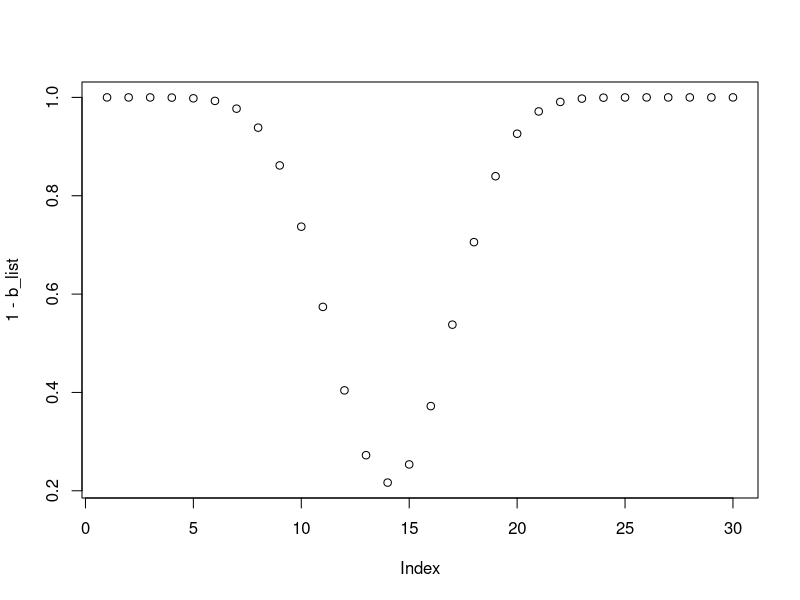

Generate this figure with R:
# Create data for population
dataset <- rnorm(n = 18, mean = 1845, sd = 100)

# Use population data to obtain a power curve graph

lower_lim <- 1845 - qnorm(0.95) * sd(dataset) / sqrt(length(dataset))
upper_lim <- 1845 + pnorm(0.95) * sd(dataset) / sqrt(length(dataset))
b_list <- c()

for (a in 1:30) {
  lower_dif <- (lower_lim - (1845 - 150 + a * 10)) * sqrt(length(dataset)) / sd(dataset)
  upper_dif <- (upper_lim - (1845 - 150 + a * 10)) * sqrt(length(dataset)) / sd(dataset)
  b <- 1 - pnorm(lower_dif) - pnorm(upper_dif, lower.tail = F)
  b_list <- c(b_list, b)
}

plot( 1 - b_list)

# This plot answers the question "if the null hypothesis is false, what is the probability to reject it?"
